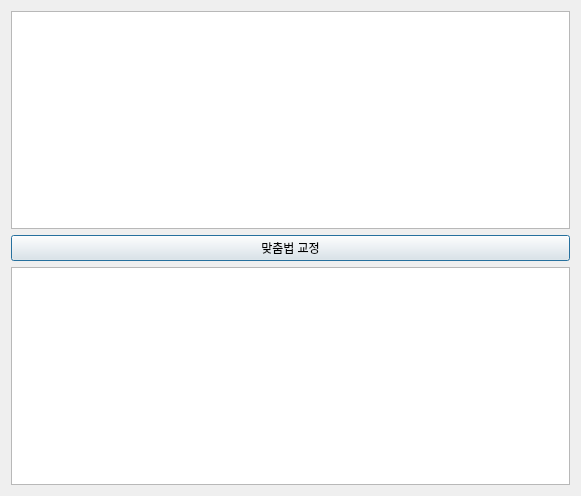
<?xml version="1.0" encoding="UTF-8"?>
<ui version="4.0">
 <class>Dialog</class>
 <widget class="QDialog" name="Dialog">
  <property name="geometry">
   <rect>
    <x>0</x>
    <y>0</y>
    <width>581</width>
    <height>496</height>
   </rect>
  </property>
  <property name="windowTitle">
   <string>맞춤법 교정</string>
  </property>
  <layout class="QGridLayout" name="gridLayout_4">
   <item row="0" column="0">
    <layout class="QGridLayout" name="gridLayout_3">
     <item row="0" column="0">
      <widget class="QPlainTextEdit" name="plainTextEditSpell"/>
     </item>
    </layout>
   </item>
   <item row="1" column="0">
    <widget class="QPushButton" name="pushButton_spellcheck">
     <property name="text">
      <string>맞춤법 교정</string>
     </property>
    </widget>
   </item>
   <item row="2" column="0">
    <layout class="QGridLayout" name="gridLayout_5">
     <item row="0" column="0">
      <widget class="QPlainTextEdit" name="plainTextEditCheck"/>
     </item>
    </layout>
   </item>
  </layout>
 </widget>
 <resources/>
 <connections/>
</ui>
